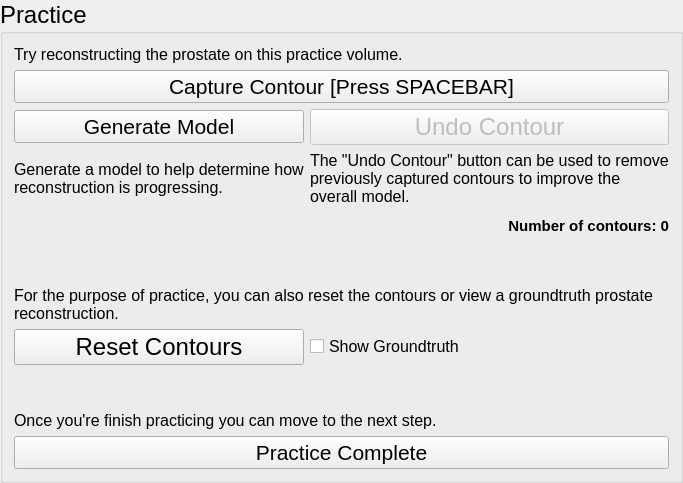
        <widget class="QGroupBox" name="practiceGroupBox">
         <property name="enabled">
          <bool>true</bool>
         </property>
         <property name="font">
          <font>
           <pointsize>18</pointsize>
          </font>
         </property>
         <property name="title">
          <string>Practice</string>
         </property>
         <layout class="QGridLayout" name="gridLayout_2">
          <item row="2" column="0" colspan="2">
           <widget class="QPushButton" name="captureContourPracticeButton">
            <property name="font">
             <font>
              <pointsize>16</pointsize>
             </font>
            </property>
            <property name="text">
             <string>Capture Contour [Press SPACEBAR]</string>
            </property>
           </widget>
          </item>
          <item row="16" column="0" colspan="2">
           <widget class="QLabel" name="label_16">
            <property name="font">
             <font>
              <pointsize>12</pointsize>
             </font>
            </property>
            <property name="text">
             <string>Once you're finish practicing you can move to the next step.</string>
            </property>
            <property name="wordWrap">
             <bool>true</bool>
            </property>
           </widget>
          </item>
          <item row="15" column="0">
           <spacer name="verticalSpacer_7">
            <property name="orientation">
             <enum>Qt::Vertical</enum>
            </property>
            <property name="sizeType">
             <enum>QSizePolicy::Fixed</enum>
            </property>
            <property name="sizeHint" stdset="0">
             <size>
              <width>20</width>
              <height>40</height>
             </size>
            </property>
           </spacer>
          </item>
          <item row="17" column="0" colspan="2">
           <widget class="QPushButton" name="practiceCompleteButton">
            <property name="font">
             <font>
              <pointsize>16</pointsize>
             </font>
            </property>
            <property name="text">
             <string>Practice Complete</string>
            </property>
           </widget>
          </item>
          <item row="9" column="0">
           <spacer name="verticalSpacer_4">
            <property name="orientation">
             <enum>Qt::Vertical</enum>
            </property>
            <property name="sizeType">
             <enum>QSizePolicy::Fixed</enum>
            </property>
            <property name="sizeHint" stdset="0">
             <size>
              <width>20</width>
              <height>40</height>
             </size>
            </property>
           </spacer>
          </item>
          <item row="4" column="1">
           <widget class="QPushButton" name="undoContourPracticeButton">
            <property name="enabled">
             <bool>false</bool>
            </property>
            <property name="text">
             <string>Undo Contour</string>
            </property>
           </widget>
          </item>
          <item row="0" column="0" colspan="2">
           <widget class="QLabel" name="label_8">
            <property name="sizePolicy">
             <sizepolicy hsizetype="Preferred" vsizetype="Minimum">
              <horstretch>0</horstretch>
              <verstretch>0</verstretch>
             </sizepolicy>
            </property>
            <property name="font">
             <font>
              <pointsize>12</pointsize>
              <italic>false</italic>
             </font>
            </property>
            <property name="text">
             <string>Try reconstructing the prostate on this practice volume.</string>
            </property>
            <property name="alignment">
             <set>Qt::AlignLeading|Qt::AlignLeft|Qt::AlignTop</set>
            </property>
            <property name="wordWrap">
             <bool>true</bool>
            </property>
            <property name="margin">
             <number>0</number>
            </property>
           </widget>
          </item>
          <item row="6" column="1">
           <widget class="QLabel" name="label_12">
            <property name="font">
             <font>
              <pointsize>12</pointsize>
             </font>
            </property>
            <property name="text">
             <string>The &quot;Undo Contour&quot; button can be used to remove previously captured contours to improve the overall model.</string>
            </property>
            <property name="wordWrap">
             <bool>true</bool>
            </property>
           </widget>
          </item>
          <item row="6" column="0">
           <widget class="QLabel" name="label_9">
            <property name="font">
             <font>
              <pointsize>12</pointsize>
             </font>
            </property>
            <property name="text">
             <string>Generate a model to help determine how reconstruction is progressing.</string>
            </property>
            <property name="wordWrap">
             <bool>true</bool>
            </property>
           </widget>
          </item>
          <item row="4" column="0">
           <widget class="QPushButton" name="generateModelPracticeButton">
            <property name="font">
             <font>
              <pointsize>16</pointsize>
             </font>
            </property>
            <property name="text">
             <string>Generate Model</string>
            </property>
           </widget>
          </item>
          <item row="7" column="0">
           <widget class="QLabel" name="modelWarningPracticeLabel">
            <property name="text">
             <string/>
            </property>
           </widget>
          </item>
          <item row="13" column="0" colspan="2">
           <widget class="QLabel" name="label_15">
            <property name="font">
             <font>
              <pointsize>12</pointsize>
             </font>
            </property>
            <property name="text">
             <string>For the purpose of practice, you can also reset the contours or view a groundtruth prostate reconstruction.</string>
            </property>
            <property name="wordWrap">
             <bool>true</bool>
            </property>
           </widget>
          </item>
          <item row="7" column="1">
           <widget class="QLabel" name="numContoursPracticeLabel">
            <property name="font">
             <font>
              <pointsize>11</pointsize>
              <weight>75</weight>
              <bold>true</bold>
             </font>
            </property>
            <property name="text">
             <string>Number of contours: 0</string>
            </property>
            <property name="alignment">
             <set>Qt::AlignRight|Qt::AlignTrailing|Qt::AlignVCenter</set>
            </property>
           </widget>
          </item>
          <item row="14" column="0">
           <widget class="QPushButton" name="resetContoursButton">
            <property name="text">
             <string>Reset Contours</string>
            </property>
           </widget>
          </item>
          <item row="14" column="1">
           <widget class="QCheckBox" name="groundtruthCheckBox">
            <property name="font">
             <font>
              <pointsize>12</pointsize>
             </font>
            </property>
            <property name="text">
             <string>Show Groundtruth</string>
            </property>
           </widget>
          </item>
         </layout>
        </widget>
